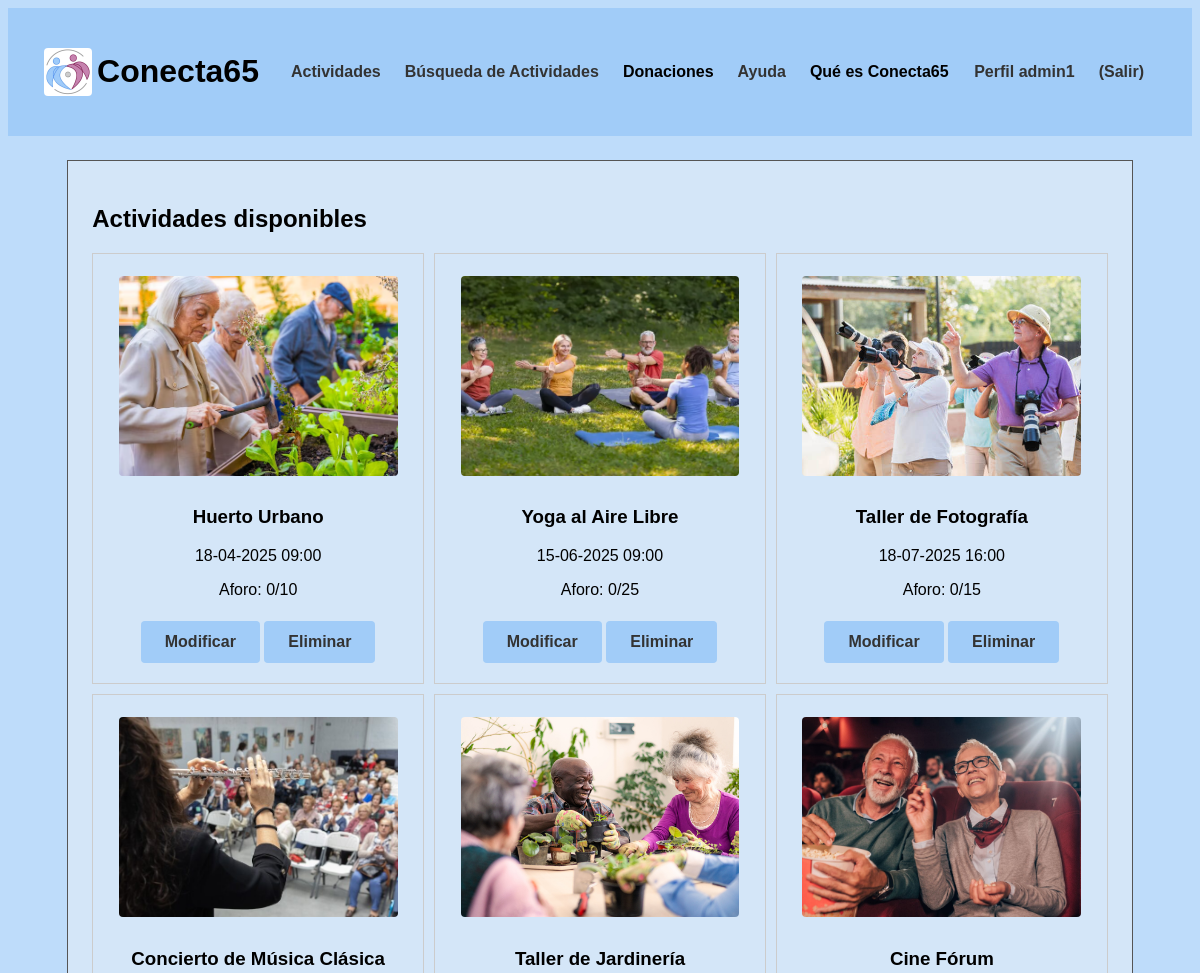
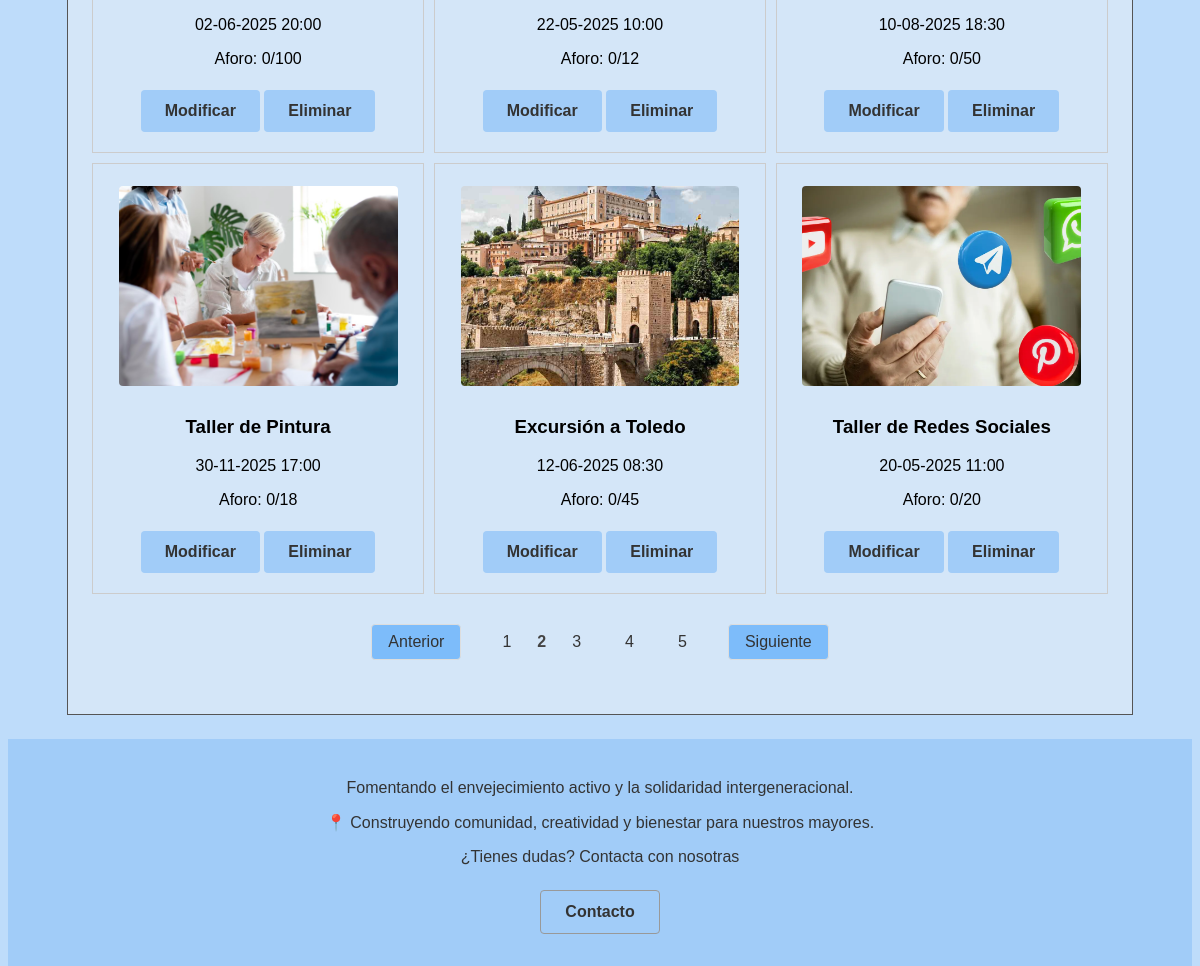
/p3_g1/vistaActividades.php?pagina=2 (signed in), run on the app's committed database (2 pictures, top to bottom).
### tables this page shows
CREATE TABLE `actividades` (
  `id` int(10) UNSIGNED NOT NULL,
  `nombre` varchar(35) NOT NULL,
  `localizacion` varchar(70) NOT NULL,
  `fecha_hora` datetime(6) NOT NULL,
  `descripcion` text NOT NULL,
  `aforo` tinyint(3) NOT NULL,
  `dirigida` tinyint(1) NOT NULL,
  `ocupacion` tinyint(3) NOT NULL,
  `foto` varchar(50) NOT NULL,
  `categoria` tinyint(1) NOT NULL
);

### p3_g1/includes/actividad/actividadDAO.php (called while the page is built, shortened)
<?php
class actividadDAO extends baseDAO implements IActividad
{
    public function obtenerTodasLasActividades($limit, $offset)
    {
        try {
            $conn = application::getInstance()->getConexionBd();
            $query = "SELECT id, nombre, localizacion, fecha_hora, descripcion, aforo, dirigida, ocupacion, foto
                FROM actividades
                LIMIT ? OFFSET ?";
            $stmt = $conn->prepare($query);
            $stmt->bind_param("ii", $limit, $offset);
            $stmt->execute();
            $stmt->bind_result($id, $nombre, $localizacion, $fecha_hora, $descripcion, $aforo, $dirigida, $ocupacion, $foto);
            $actividades = [];
            while ($stmt->fetch()) {
                $actividades[] = new actividadDTO($id, $nombre, $localizacion, $fecha_hora, $descripcion, $aforo, $dirigida, $ocupacion, $foto);
            }
            $queryTotal = "SELECT COUNT(*) as total FROM actividades";
            $stmtTotal = $conn->prepare($queryTotal);
            $stmtTotal->execute();
            $stmtTotal->bind_result($totalActividades);
            return [
                'actividades' => $actividades,
                'total' => $totalActividades
            ];
        } finally {
            if ($stmt) {
                $stmt->close();
            }
        }
    }
   }
?>

### p3_g1/includes/actividad/actividadAppService.php (called while the page is built, shortened)
<?php
require_once(__DIR__ . "/../config.php");
class actividadAppService
{
    public function obtenerTodasLasActividades($limit, $offset)
    {
        $IActividadDAO = actividadFactory::CreateActividad();
        return $IActividadDAO->obtenerTodasLasActividades($limit, $offset);
    }
    public function obtenerActividadSegunUsuario($limit, $offset): array
    {
        if (application::getInstance()->soyAdmin()){
            return $this->obtenerTodasLasActividades($limit, $offset);
        }
    }
}
?>

### p3_g1/includes/config.php (called while the page is built, shortened)
<?php
spl_autoload_register(function ($class) {
    $prefix = 'includes\\';
    $base_dir = __DIR__ . '/';
    $len = strlen($prefix);
    $relative_class = substr($class, $len);
    $file = $base_dir . str_replace('\\', '/', $relative_class) . '.php';
});
?>

### p3_g1/includes/actividad/actividadDTO.php (called while the page is built, shortened)
<?php
class actividadDTO
{
    private $id;
    private $nombre;
    private $fecha_hora;
    private $aforo;
    private $ocupacion;
    private $foto;
    public function __construct($id, $nombre, $localizacion, $fecha_hora, $descripcion, $aforo, $dirigida, $ocupacion, $foto)
    {
        $this->id = $id;
        $this->nombre = $nombre;
        $this->fecha_hora = $fecha_hora;
        $this->aforo = $aforo;
        $this->ocupacion = $ocupacion;
        $this->foto = $foto;
    }
    public function id()
    {
        return $this->id;
    }
    public function nombre()
    {
        return $this->nombre;
    }
    public function fecha_hora()
    {
        return $this->fecha_hora;
    }
    public function aforo()
    {
        return $this->aforo;
    }
    public function ocupacion()
    {
        return $this->ocupacion;
    }
    public function foto()
    {
        return $this->foto;
    }
}
?>

### p3_g1/includes/application.php (called while the page is built, shortened)
<?php
class application
{
    public function getUserDTO(): ?userDTO
    {
        try {
            $user = unserialize($_SESSION["userDTO"]);
            return ($user instanceof userDTO) ? $user : null;
        } catch (\Exception $e) {
            error_log("Error al deserializar userDTO: " . $e->getMessage());
            unset($_SESSION["userDTO"]);
            return null;
        }
    }
    public function soyAdmin(): bool
    {
        $user = $this->getUserDTO();
        return $user !== null && $user->tipo() === 0;
    }
}

### p3_g1/includes/usuario/userDTO.php (called while the page is built, shortened)
<?php
class userDTO
{
    private $tipo;
    public function tipo()
    {
        return $this->tipo;
    }
}
?>

### p3_g1/includes/mostrarActividades/actividadesDisponibles.php (the view, shortened to what this page needs)
<?php
class actividadesDisponibles
{
    private $actividades;
    public function __construct()
    {
        $this->actividades = null;
    }
    public function Inicializacion(){
        $actividadAppService = actividadAppService::GetSingleton();
        $app = application::getInstance();
        $limit = 9;
        $pagina = isset($_GET['pagina']) ? max(1, (int)$_GET['pagina']) : 1;
        $offset = ($pagina - 1) * $limit;
        $resultado = $actividadAppService->obtenerActividadSegunUsuario($limit, $offset);
        $this->actividades = $resultado['actividades'];
        $totalActividades = $resultado['total'];
        $html = $this->mostrarActividadesPag($app);
        $html .= $this->paginacion($totalActividades, $limit, $pagina);
        return $html;
    }
    private function mostrarActividadesPag($app) {
        echo '<link rel="stylesheet" type="text/css" href="CSS/tablaActividades.css">';
        $html = '<div class="tabla-actividades">';
        if ($this->actividades == null) {
            $html =  '<p>¡Ya estas registrado a todas las actividades!</p>
            <div class="sin-actividades">
                <div class="imagen-centrada">
                    <img src="img/logo.jpeg" alt="Logo de la organización" class="logo-actividades">
                </div>
            </div>';
        }
        else {
            foreach ($this->actividades as $actividad) {
                $html .= '<div class="actividad-item">';
                $html .= '<div class="actividad">';
                $html .= '<img src="' . $actividad->foto().  '" alt="' . $actividad->nombre() . '" width="350">';
                $html .= '<h3>' . $actividad->nombre() . '</h3>';
                $fechaHora = new \DateTime($actividad->fecha_hora());
                $html .= '<p>' . $fechaHora->format('d-m-Y H:i') . '</p>';
                $html .= '<p>Aforo: ' . $actividad->ocupacion(). '/' . $actividad->aforo() . '</p>';
                if ($app->soyAdmin()){
                    $html .= '<a href="ModificarActividad.php?id=' . $actividad->id() . '"><button type="button">Modificar</button></a> ';
                    $html .= '<a href="EliminarActividad.php?id=' . $actividad->id() . '"><button type="button">Eliminar</button></a>';
                }
                $html .= '</div>';
                $html .= '</div>';
            }
        }
        $html .= '</div>';
        return $html;
    }
    private function paginacion($totalActividades, $limit, $pagina) {
        $totalPaginas = ceil($totalActividades / $limit);
        if ($totalPaginas > 1) {
            $html = '<div class="paginacion">';
            if ($pagina > 1) {
                $html .= '<a href="?pagina='.($pagina - 1).'" class="pagina-link">Anterior</a>';
            }
            for ($i = 1; $i <= $totalPaginas; $i++) {
                if ($i == $pagina) {
                    $html .= '<span class="pagina-actual">'.$i.'</span>';
                } else {
                    $html .= '<a href="?pagina='.$i.'" class="otrapag-link">'.$i.'</a>';
                }
            }
            if ($pagina < $totalPaginas) {
                $html .= '<a href="?pagina='.($pagina + 1).'" class="pagina-link">Siguiente</a>';
            }
            $html .= '</div>';
        }
        else {
            return '';
        }
        return $html;
    }
}

### p3_g1/CSS/tablaActividades.css (style rules this page uses)
.tabla-actividades { width: 100%; display: flex; flex-wrap: wrap; gap: 10px; justify-content: flex-start; }
.actividad-item { border: 1px solid #ccc; padding: 10px; text-align: center; box-sizing: border-box; flex: 1 1 20rem; min-width: 20rem; max-width: 30rem; }
.tabla-actividades p:last-of-type { margin-bottom: 7px; }
.actividad img { width: 90%; height: 200px; object-fit: cover; object-position: center; }
button { background-color: #007BFF; color: white; border: none; border-radius: 5px; cursor: pointer; margin-top: 15px; margin-bottom: 10px; width: 100%; }
.paginacion { width: 100%; display: flex; justify-content: center; align-items: center; margin: 30px 0; flex-wrap: wrap; gap: 8px; }
.pagina-link { display: inline-block; padding: 8px 16px; margin: 0 2px; border: 1px solid #ddd; text-decoration: none; color: #333; border-radius: 4px; transition: all 0.3s ease; background-color: #7dbcfa; }
.otrapag-link { display: inline-block; padding: 8px 16px; margin: 0 2px; text-decoration: none; border-radius: 4px; color: #333; }
.pagina-actual { color: #444; font-weight: bold; }
.pagina-link:first-of-type { margin-right: 15px; }
.pagina-link:last-of-type { margin-left: 15px; }

### p3_g1/CSS/estiloMovil.css (style rules this page uses)
.actividad { flex-direction: column; padding: 15px; gap: 15px; }

### p3_g1/CSS/estilo.css (style rules this page uses)
html { height: 100%; width: 100%; margin: 0; padding: 0; font-family: 'Trebuchet MS', 'Lucida Sans Unicode', 'Lucida Grande', 'Lucida Sans', Arial, sans-serif; }
body { display: flex; flex-direction: column; background-color: #bedcfa; overflow-x: hidden; }
button { background-color: #a1ccf8; color: #333; font-weight: bold; font-size: 1rem; padding: 0.75rem 1.5rem; border: none; border-radius: 0.25rem; cursor: pointer; width: auto; }
img { margin: 0.75rem; border-radius: 0.25rem; max-width: 100%; height: auto; }

### data on the page
actividades: foto (picture), nombre "Huerto Urbano", fecha_hora "18-04-2025 09:00", ocupacion "0", aforo "10"
actividades: foto (picture), nombre "Yoga al Aire Libre", fecha_hora "15-06-2025 09:00", ocupacion "0", aforo "25"
actividades: foto (picture), nombre "Taller de Fotografía", fecha_hora "18-07-2025 16:00", ocupacion "0", aforo "15"
actividades: foto (picture), nombre "Concierto de Música Clásica", fecha_hora "02-06-2025 20:00", ocupacion "0", aforo "100"
actividades: foto (picture), nombre "Taller de Jardinería", fecha_hora "22-05-2025 10:00", ocupacion "0", aforo "12"
actividades: foto (picture), nombre "Cine Fórum", fecha_hora "10-08-2025 18:30", ocupacion "0", aforo "50"
actividades: foto (picture), nombre "Taller de Pintura", fecha_hora "30-11-2025 17:00", ocupacion "0", aforo "18"
actividades: foto (picture), nombre "Excursión a Toledo", fecha_hora "12-06-2025 08:30", ocupacion "0", aforo "45"
actividades: foto (picture), nombre "Taller de Redes Sociales", fecha_hora "20-05-2025 11:00", ocupacion "0", aforo "20"

### other printed values
$user->nombre() "admin1"
